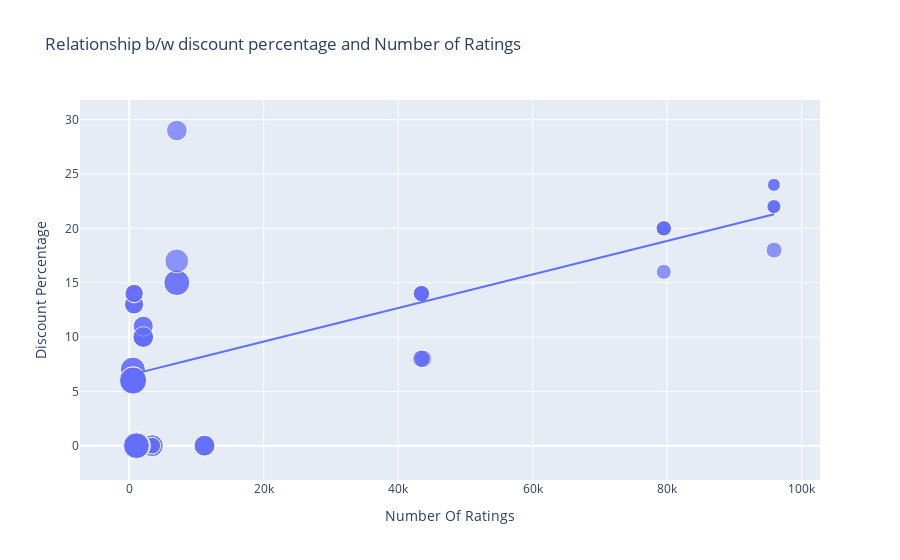

The code cell stored with this chart in its notebook:
### Code cell
figure = px.scatter(data,x='Number Of Ratings',y='Discount Percentage',size='Sale Price',trendline='ols',title="Relationship b/w discount percentage and Number of Ratings")

figure.show()

### Figure 1 — Plotly figure (JSON) as saved in the notebook; plotly's stock layout.template omitted (floating-point values rounded to 4 significant figures)
{"data": [{"hovertemplate": "Number Of Ratings=%{x}<br>Discount Percentage=%{y}<br>Sale Price=%{marker.size}<extra></extra>", "legendgroup": "", "marker": {"color": "#636efa", "size": [49900, 84900, 84900, 77000, 77000, 49900, 49900, 77000, 89900, 41999, 39999, 41999, 41999, 41999, 131900, 117100, 131900, 117100, 74999, 117900, 117100, 117900, 99900, 44999, 140900, 130900, 64900, 120900, 59900, 75900, 110900, 130900, 120900, 64900, 64900, 75900, 75900, 120900, 59900, 120900, 75900, 140900, 70900, 70900, 75900, 59900, 110900, 120900, 130900, 130900, 54999, 54999, 29999, 34999, 34999, 34999, 54999, 29999, 46999, 46999, 46999, 46999], "sizemode": "area", "sizeref": 352.2, "symbol": "circle"}, "mode": "markers", "name": "", "orientation": "v", "showlegend": false, "type": "scatter", "x": [3431, 3431, 3431, 11202, 11202, 3431, 3431, 11202, 1454, 79512, 79512, 79582, 79512, 79512, 1078, 1078, 1078, 1078, 7088, 7088, 1078, 7088, 7081, 95909, 542, 580, 740, 545, 740, 2101, 545, 580, 580, 730, 730, 2101, 2101, 580, 740, 580, 2092, 545, 2101, 2092, 2101, 740, 545, 580, 580, 580, 43707, 43707, 95807, 95909, 95807, 95909, 43470, 95909, 43470, 43470, 43470, 43470], "xaxis": "x", "y": [0, 0, 0, 0, 0, 0, 0, 0, 0, 20, 16, 20, 20, 20, 0, 0, 0, 0, 29, 15, 0, 15, 17, 18, 6, 6, 13, 6, 14, 10, 7, 6, 6, 13, 13, 10, 10, 6, 14, 6, 10, 6, 11, 11, 10, 14, 7, 6, 6, 6, 8, 8, 24, 22, 22, 22, 8, 24, 14, 14, 14, 14], "yaxis": "y"}, {"hovertemplate": "<b>OLS trendline</b><br>Discount Percentage = 0.000154292 * Number Of Ratings + 6.49233<br>R<sup>2</sup>=0.468988<br><br>Number Of Ratings=%{x}<br>Discount Percentage=%{y} <b>(trend)</b><extra></extra>", "legendgroup": "", "marker": {"color": "#636efa", "symbol": "circle"}, "mode": "lines", "name": "", "showlegend": false, "type": "scatter", "x": [542, 545, 545, 545, 545, 580, 580, 580, 580, 580, 580, 580, 580, 730, 730, 740, 740, 740, 740, 1078, 1078, 1078, 1078, 1078, 1454, 2092, 2092, 2101, 2101, 2101, 2101, 2101, 3431, 3431, 3431, 3431, 3431, 7081, 7088, 7088, 7088, 11202, 11202, 11202, 43470, 43470, 43470, 43470, 43470, 43707, 43707, 79512, 79512, 79512, 79512, 79582, 95807, 95807, 95909, 95909, 95909, 95909], "xaxis": "x", "y": [6.576, 6.576, 6.576, 6.576, 6.576, 6.582, 6.582, 6.582, 6.582, 6.582, 6.582, 6.582, 6.582, 6.605, 6.605, 6.607, 6.607, 6.607, 6.607, 6.659, 6.659, 6.659, 6.659, 6.659, 6.717, 6.815, 6.815, 6.816, 6.816, 6.816, 6.816, 6.816, 7.022, 7.022, 7.022, 7.022, 7.022, 7.585, 7.586, 7.586, 7.586, 8.221, 8.221, 8.221, 13.2, 13.2, 13.2, 13.2, 13.2, 13.24, 13.24, 18.76, 18.76, 18.76, 18.76, 18.77, 21.27, 21.27, 21.29, 21.29, 21.29, 21.29], "yaxis": "y"}], "layout": {"autosize": true, "legend": {"itemsizing": "constant", "tracegroupgap": 0}, "title": {"text": "Relationship b/w discount percentage and Number of Ratings"}, "xaxis": {"anchor": "y", "autorange": true, "domain": [0, 1], "range": [-8711.0, 103600.0], "title": {"text": "Number Of Ratings"}, "type": "linear"}, "yaxis": {"anchor": "x", "autorange": true, "domain": [0, 1], "range": [-5.213, 33.41], "title": {"text": "Discount Percentage"}, "type": "linear"}}}
